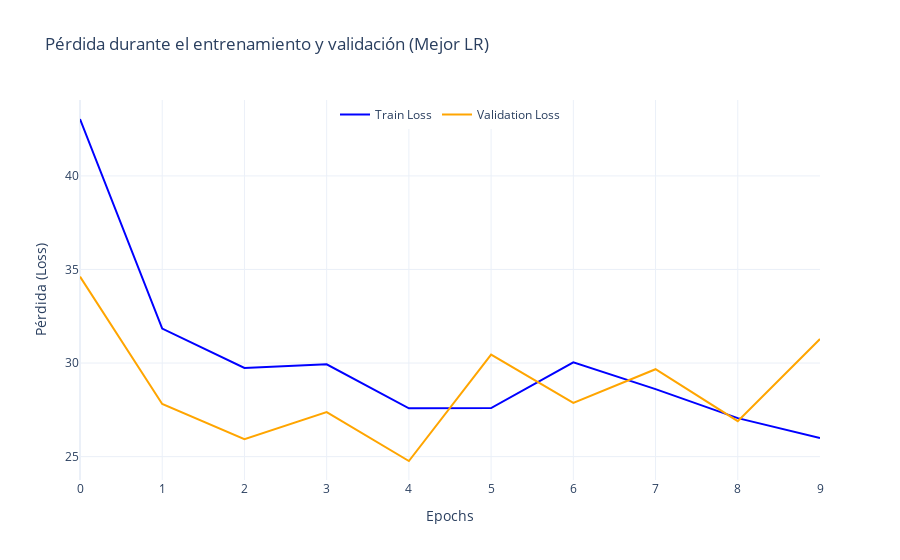
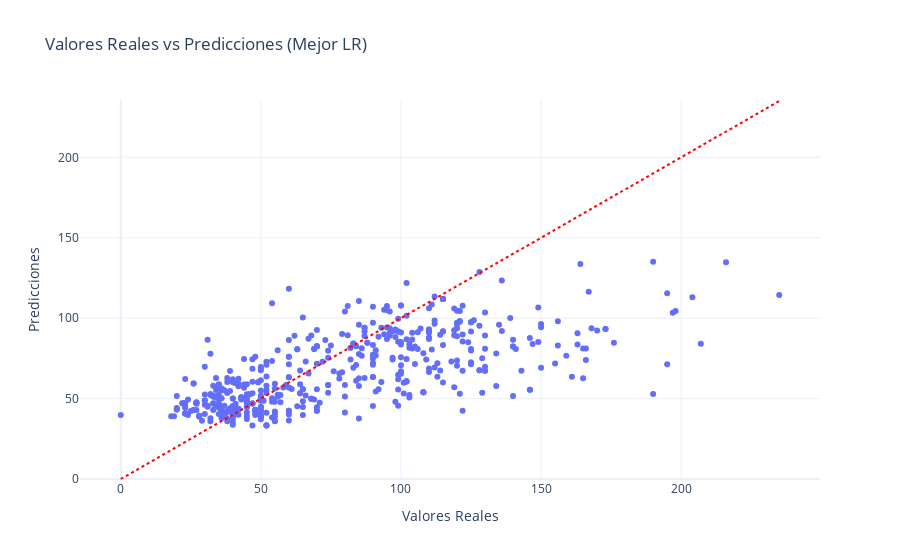

The cell these charts' notebook holds for them, in order:
### Code cell
# Encontrar el mejor learning rate basado en validation_loss
best_lr = results_lr.loc[results_lr["validation_loss"].idxmin(), "learning_rate"]

early_stopping = EarlyStopping(
    monitor="val_loss",
    patience=5,# Incrementar para prevenir paradas prematuras
    restore_best_weights=True # Restaurar mejores pesos
)

# Entrenar el mejor modelo con el mejor learning rate
model = Sequential([
    Input(shape=(X_train.shape[1],)),
    Dense(units=128, activation='relu'),
    Dropout(0.2),  # Añadir Dropout para evitar overfitting
    Dense(units=64, activation='relu'),
    Dropout(0.2),
    Dense(units=32, activation='relu'),
    Dropout(0.2),
    Dense(units=8, activation='relu'),
    Dense(units=1)
])    

model.compile(optimizer=Adam(learning_rate=best_lr), loss='mean_absolute_error')


# Entrenar nuevamente el mejor modelo
history = model.fit(
    X_train, y_train,
    validation_split=0.2,
    epochs=100,  # Más epochs para ajustar bien
    batch_size=32,
    callbacks=[early_stopping],
    verbose=1
)

fig = go.Figure()
fig.add_trace(go.Scatter(y=history.history['loss'], mode='lines', name='Train Loss', line=dict(color='blue')))
fig.add_trace(go.Scatter(y=history.history['val_loss'], mode='lines', name='Validation Loss', line=dict(color='orange')))
fig.update_layout(title="Pérdida durante el entrenamiento y validación (Mejor LR)",
                  xaxis_title="Epochs", yaxis_title="Pérdida (Loss)", template="plotly_white",
                  legend=dict(x=0.5, y=1, xanchor='center', orientation='h'))
fig.show()

test_loss = model.evaluate(X_test, y_test)
print(f"Pierda en el conjunto de teste: {test_loss}")

predictions = model.predict(X_test)

resultados_df = pd.DataFrame({
    "Valores Reales": y_test,
    "Predicciones": predictions.ravel()  # predictions tiene 2D, ravel para transformar en 1D para la creación del df
})

fig = px.scatter(
    resultados_df,
    x="Valores Reales",
    y="Predicciones",
    title="Valores Reales vs Predicciones (Mejor LR)",
    template="plotly_white"
)

# Añadir una línea de referencia donde las predicciones coinciden perfectamente con los valores reales
fig.add_shape(
    type="line",
    x0=resultados_df["Valores Reales"].min(),
    y0=resultados_df["Valores Reales"].min(),
    x1=resultados_df["Valores Reales"].max(),
    y1=resultados_df["Valores Reales"].max(),
    line=dict(color="red", dash="dot")
)

fig.show()

### Figure 1 — Plotly figure (JSON) as saved in the notebook; plotly's stock layout.template omitted (floating-point values rounded to 4 significant figures)
{"data": [{"line": {"color": "blue"}, "mode": "lines", "name": "Train Loss", "type": "scatter", "y": [43.04, 31.84, 29.74, 29.93, 27.58, 27.6, 30.04, 28.61, 27.06, 26.0]}, {"line": {"color": "orange"}, "mode": "lines", "name": "Validation Loss", "type": "scatter", "y": [34.62, 27.81, 25.93, 27.38, 24.77, 30.45, 27.87, 29.67, 26.9, 31.29]}], "layout": {"legend": {"orientation": "h", "x": 0.5, "xanchor": "center", "y": 1}, "title": {"text": "Pérdida durante el entrenamiento y validación (Mejor LR)"}, "xaxis": {"title": {"text": "Epochs"}}, "yaxis": {"title": {"text": "Pérdida (Loss)"}}}}

### Figure 2 — Plotly figure (JSON) as saved in the notebook; plotly's stock layout.template omitted (floating-point values rounded to 4 significant figures; data arrays with more than 128 entries replaced by an {"elided": "..."} marker saying what was removed)
{"data": [{"hovertemplate": "Valores Reales=%{x}<br>Predicciones=%{y}<extra></extra>", "legendgroup": "", "marker": {"color": "#636efa", "symbol": "circle"}, "mode": "markers", "name": "", "orientation": "v", "showlegend": false, "type": "scatter", "x": {"elided": "500 int values"}, "xaxis": "x", "y": {"elided": "500 float values"}, "yaxis": "y"}], "layout": {"legend": {"tracegroupgap": 0}, "shapes": [{"line": {"color": "red", "dash": "dot"}, "type": "line", "x0": 0, "x1": 235, "y0": 0, "y1": 235}], "title": {"text": "Valores Reales vs Predicciones (Mejor LR)"}, "xaxis": {"anchor": "y", "domain": [0, 1], "title": {"text": "Valores Reales"}}, "yaxis": {"anchor": "x", "domain": [0, 1], "title": {"text": "Predicciones"}}}}
